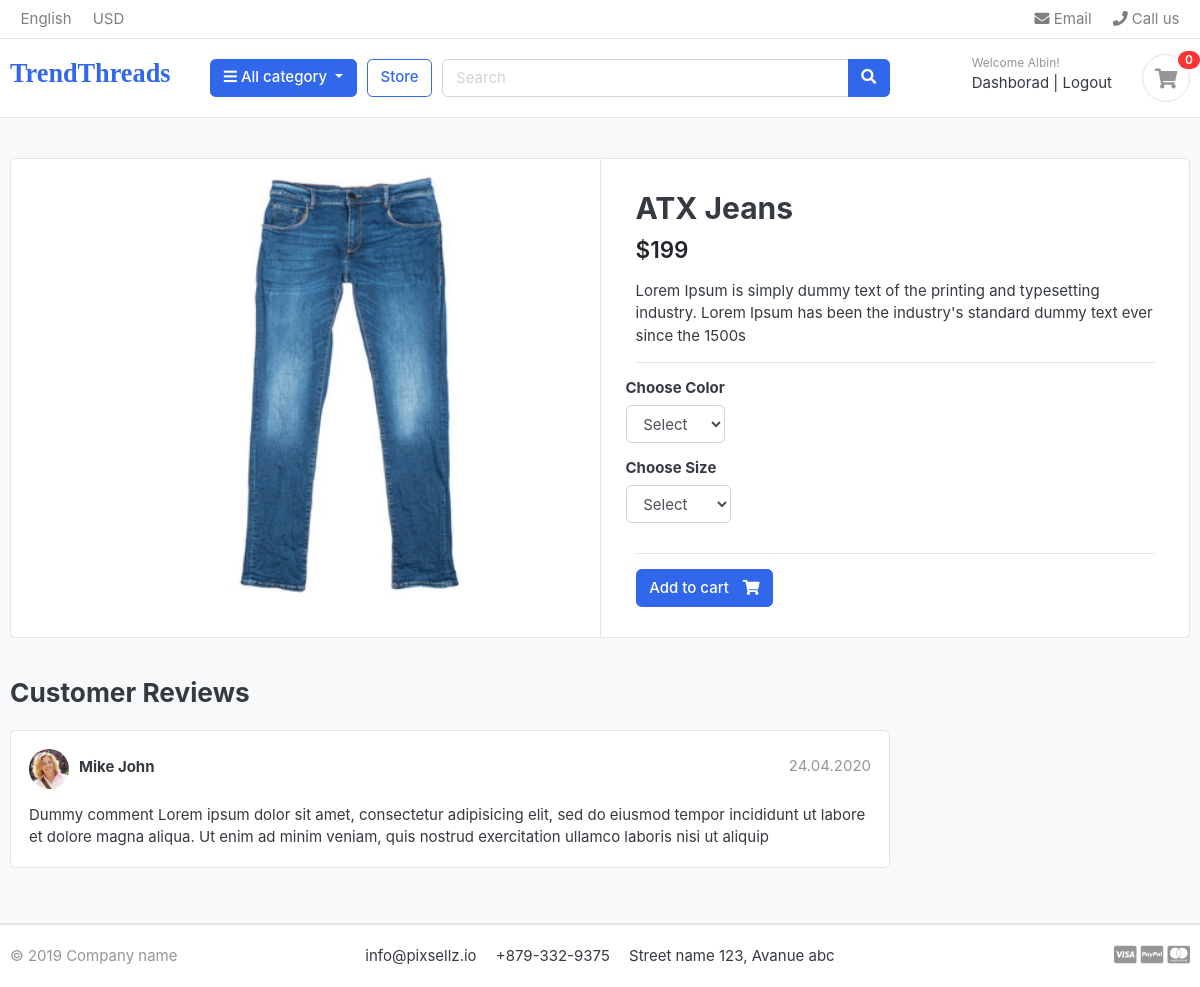
/store/category/jeans/atx-jeans/ (signed in), run on an earlier commit of the app's database.
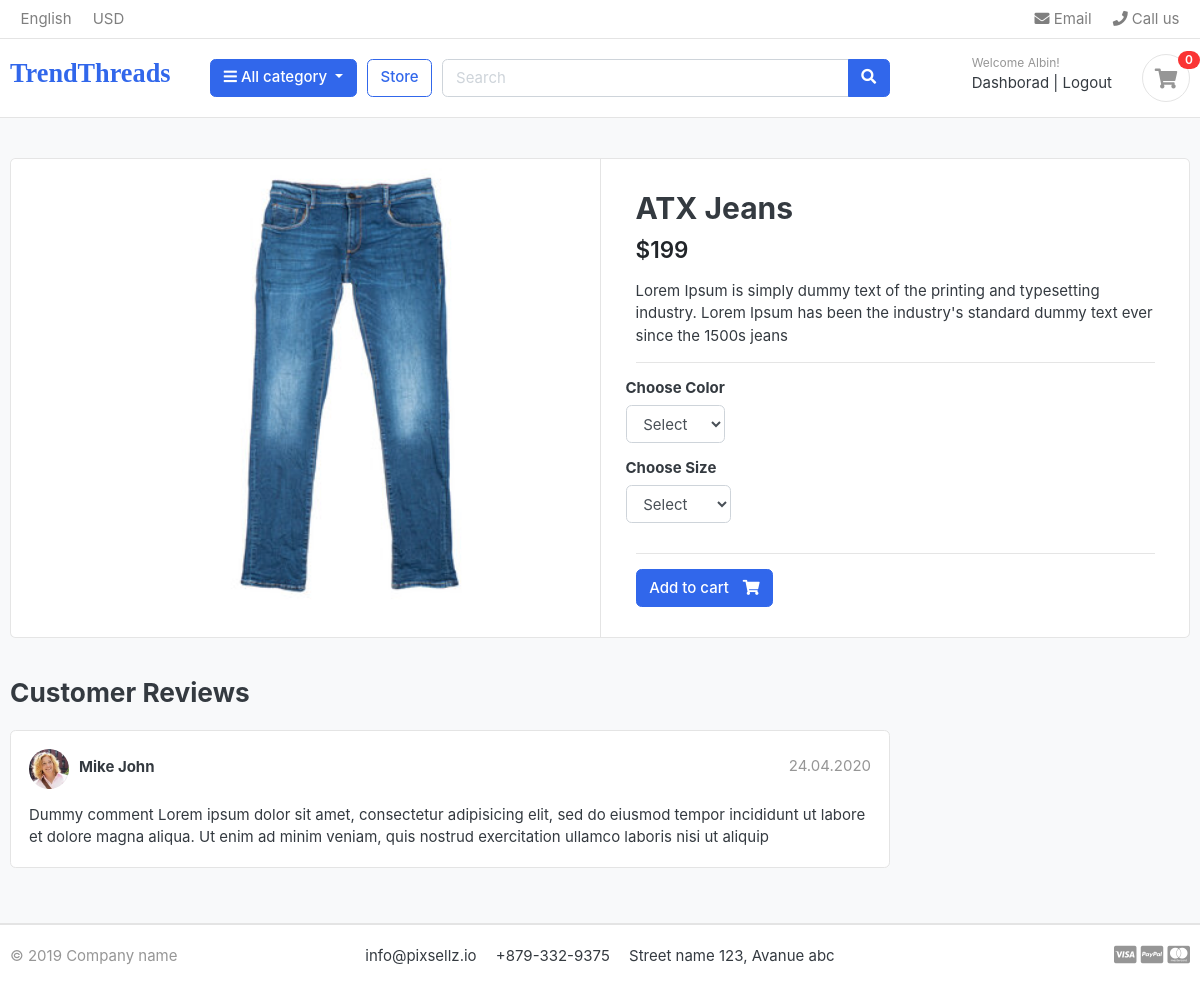
And on a later commit of the database.
### store/models.py (models this page shows, shortened)
class product(models.Model):
  product_name=models.CharField(max_length=200,unique=True)
  slug=models.SlugField(max_length=255,unique=True)
  description=models.TextField(max_length=500,blank=True)
  price=models.IntegerField()
  images=models.ImageField(upload_to='photos/products')
  stock=models.IntegerField()
  is_available=models.BooleanField(default=True)
  category=models.ForeignKey(Category,on_delete=models.CASCADE)
  created_date=models.DateField(auto_now=True)
  modified_date=models.DateTimeField(auto_now=True)

### store/views.py (the view)
# urls.py: path('category/<slug:category_slug>/<slug:product_slug>/', views.product_detail,name='product_detail'),
def product_detail(request,category_slug,product_slug):
   try:
      single_product = product.objects.get(category__slug=category_slug,slug=product_slug)
      in_cart= CartItem.objects.filter(cart__cart_id=_cart_id(request),Product=single_product).exists()
   except Exception as e:
      raise e
   context={
      'single_product': single_product,
      'in_cart': in_cart,
   }
   return render(request, 'store/product_detail.html',context)

### carts/context_processors.py (called while the page is built)
def counter(request):
  cart_count=0
  if 'admin' in request.path:
    return{}
  else:
    try:
      cart=Cart.objects.filter(cart_id=_cart_id(request))
      cart_items=CartItem.objects.all().filter(cart=cart[:1])
      for cart_item in cart_items:
        cart_count=cart_count+cart_item.quantity
    except Cart.DoesNotExist:
      cart_count=0
  return dict(cart_count=cart_count)

### carts/views.py (called while the page is built)
def _cart_id(request):
  cart=request.session.session_key
  if not cart:
    cart = request.session.create()
  return cart

### category/context_processors.py (called while the page is built)
def menu_links(request):
  links=Category.objects.all()
  return dict(links=links)

### category/models.py (called while the page is built)
  def get_url(self):
    return reverse('products_by_category', args=[self.slug])

### store/models.py (called while the page is built)
  def colors(self):
    return super(VariationManager,self).filter(variation_category='color',is_active=True)

  def sizes(self):
    return super(VariationManager,self).filter(variation_category='size',is_active=True)

### templates/store/product_detail.html (shortened to what this page needs)
{% extends 'base.html' %}
{% load static %}
{% block content %}
<section class="section-content padding-y bg">
  <div class="container">
  <div class="card">
    <div class="row no-gutters">
      <aside class="col-md-6">
  <article class="gallery-wrap">
    <div class="img-big-wrap">
       <a href="#"><img src="{{ single_product.images.url }}"></a>
    </div>
  </article>
      </aside>
      <main class="col-md-6 border-left">
      <form action="{% url 'add_cart' single_product.id %}" method="POST">
        <article class="content-body">
  <h2 class="title">{{ single_product.product_name}}</h2>
  <div class="mb-3">
    <var class="price h4">${{ single_product.price }}</var>
  </div>
  <p>{{ single_product.description }}</p>
  <hr>
    <div class="row">
      <div class="item-option-select">
        <h6>Choose Color</h6>
        <select name="color" class="form-control" required>
          <option value="" disabled selected>Select</option>
        </select>
      </div>
    </div>
    <div class="row">
      <div class="item-option-select">
        <h6>Choose Size</h6>
        <select name="size" class="form-control" required>
          <option value="" disabled selected>Select</option>
        </select>
      </div>
    </div>
        <hr>
    <button type="submit"  class="btn  btn-primary"> <span class="text">Add to cart</span> <i class="fas fa-shopping-cart"></i>  </button>
  </article>
</form>
      </main>
    </div>
  </div>
  <br>
  <div class="row">
        <div class="col-md-9">
    <header class="section-heading">
      <h3>Customer Reviews </h3>
    </header>
    <article class="box mb-3">
      <div class="icontext w-100">
        <img src="{% static './images/avatars/avatar1.jpg' %}" class="img-xs icon rounded-circle">
        <div class="text">
          <span class="date text-muted float-md-right">24.04.2020 </span>
          <h6 class="mb-1">Mike John </h6>
        </div>
      </div>
      <div class="mt-3">
        <p>
          Dummy comment Lorem ipsum dolor sit amet, consectetur adipisicing elit, sed do eiusmod
          tempor incididunt ut labore et dolore magna aliqua. Ut enim ad minim veniam,
          quis nostrud exercitation ullamco laboris nisi ut aliquip
        </p>
      </div>
    </article>
    </div>
  </div>
  </div>
  </section>
{%  endblock %}

What changed in the data, as far as the page shows it:
changed product "ATX Jeans": description "Lorem Ipsum is simply dummy text of the printing and typesetting industry. Lorem Ipsum has been the industry's standard dummy text ever since the 1500s" → "Lorem Ipsum is simply dummy text of the printing and typesetting industry. Lorem Ipsum has been the industry's standard dummy text ever since the 1500s jeans"
